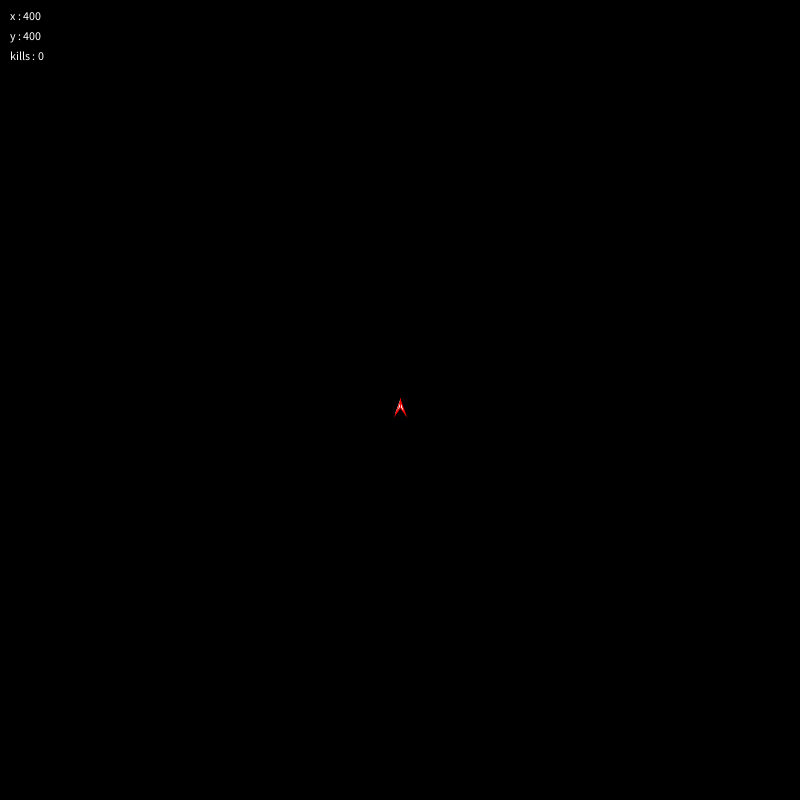
Frame 1 (no input)
Frame 60 (the mouse pressed at the canvas centre just before this capture): identical to frame 1, image omitted
Frame 120 (the mouse held since frame 60 and released just before this capture): identical to frame 1, image omitted

The Processing sketch that drew this single still picture (run headless with seeded random() and noise(); from frame 60 on, the mouse is pressed at the canvas centre):

// Processing sketch: Shoot
// ── Shoot.pde
int x,y,cnt1,cnt2,cnt3,check=0,time;
int[][] a=new int[1000][2];
float[][] b=new float[100][3];
boolean u,d,l,r,z;
void setup()
{
  size(800,800);
  x=400;
  y=400;
  cnt1=0;
  cnt2=0;
  cnt3=0;
  time=0;
}
void draw()
{
  if(check==1)
  {
    textSize(70);
    text("Game Over!",200,300);
    return;
  }
  if(x<5)x=5;
  if(x>790)x=790;
  if(y<5)y=5;
  if(y>786)y=786;
  background(0,0,0);
  stroke(255,255,255);
  text("x : "+x,10,20);
  text("y : "+y,10,40);
  text("kills : "+cnt3,10,60);
  stroke(255,0,0);
  fill(255,255,255);
  triangle(x,y,x,y+7,x-5,y+14);
  triangle(x,y,x,y+7,x+5,y+14);  
  fill(255,0,0);
  if(u)y-=5;
  if(d)y+=5;
  if(l)x-=5;
  if(r)x+=5;
  if(z&&time%10==0)
  {
    a[cnt1][0]=x;
    a[cnt1][1]=y;
    cnt1++;
  }
 int i,j;
 if(a[0][1]<0)
 {
   for(i=0;i<cnt1;a[i][0]=a[i+1][0],a[i][1]=a[i+1][1],i++);
   cnt1--;
 }
 
 fill(255,255,255);
 for(i=0;i<cnt1;i++)
 {
   a[i][1]-=11;
   rect(a[i][0],a[i][1]-2,2,2);
 }
 time++;
 time%=250;
 if(time==0)
 {
   b[cnt2][0]=(int)random(100,500);
   b[cnt2][1]=0;
   b[cnt2++][2]=(int)random(10,20);
   b[cnt2][0]=(int)random(100,500);
   b[cnt2][1]=0;
   b[cnt2++][2]=(int)random(5,15);   
 }
 if(b[0][1]>790)
 {
   for(i=0;i<cnt2;b[i][0]=b[i+1][0],b[i][1]=b[i+1][1],b[i][2]=b[i+1][2],i++);
   cnt2--;
 }
 for(i=0;i<cnt2;i++)
 {
   b[i][1]+=0.2;
   if(b[i][2]>=8)rect(b[i][0]-20,b[i][1],40,5);
   else rect(b[i][0]-10,b[i][1],20,5);
 }
 for(i=0;i<cnt1;i++)for(j=0;j<cnt2;j++)
 {
   if(b[j][2]>=8&&a[i][0]>b[j][0]-20&&a[i][0]<b[j][0]+20&&a[i][1]<b[j][1]+15)
   {
     b[j][2]--;
     a[i][0]=-1;
     a[i][1]=-1;
   }
   if(b[j][2]<8&&a[i][0]>b[j][0]-10&&a[i][0]<b[j][0]+10&&a[i][1]<b[j][1]+15)
   {
     b[j][2]--;
     a[i][0]=-1;
     a[i][1]=-1;
   }   
 }
  for(i=0;i<cnt2;i++)
  {
    if(b[i][1]-5<=y&&y<=b[i][1]+5)
    {
      if(b[i][2]>=10&&b[i][0]-20<x&&x<b[i][0]+20)check=1;
      else if(b[i][2]<8&&b[i][0]-10<x&&x<b[i][0]+10)check=1;
    }
    if(b[i][2]<=0)
    {
      cnt3++;
      cnt2--;
      for(j=i;j<cnt2;j++)
      {
        b[j][0]=b[j+1][0];
        b[j][1]=b[j+1][1];
        b[j][2]=b[j+1][2];
      }
      i--;
     }
  }
}
void keyPressed()
{
   if(keyCode==UP)u=true;
   else if(keyCode==DOWN)d=true;
   else if(keyCode==LEFT)l=true;
   else if(keyCode==RIGHT)r=true;
   else if(key=='z'||key=='Z')z=true;
   else return;
}
void keyReleased()
{
   if(keyCode==UP)u=false;
   else if(keyCode==DOWN)d=false;
   else if(keyCode==LEFT)l=false;
   else if(keyCode==RIGHT)r=false;
   else if(key=='z'||key=='Z')z=false;
   else return;  
}
